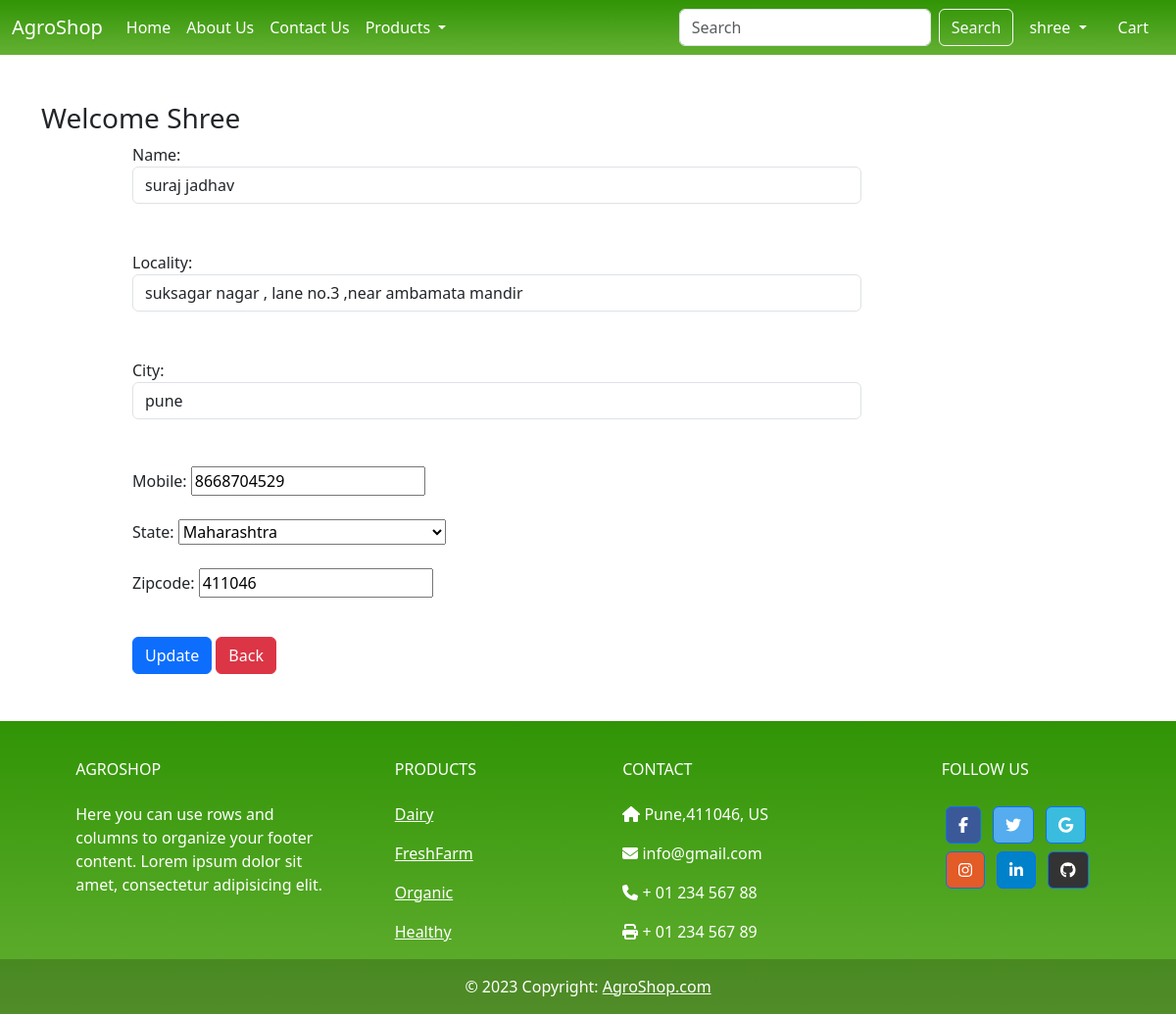
/updateAddress/10 (signed in), run on the app's committed database.
### app/models.py (models this page shows, shortened)
class Customer(models.Model):
    user = models.ForeignKey(User,on_delete=models.CASCADE)
    name = models.CharField(max_length=200)
    locality = models.CharField(max_length=200)
    city = models.CharField(max_length=50)
    mobile = models.IntegerField(default=0)
    zipcode = models.IntegerField()
    state  = models.CharField(choices=STATE_CHOICES, max_length=100)

### app/views.py (the view, shortened to what this page needs)
# urls.py: path('updateAddress/<int:pk>',views.updateAddress.as_view(),name='updateAddress'),
@method_decorator(login_required,name='dispatch')
class updateAddress(views.View):
    def get(self,request,pk):
        add = Customer.objects.get(pk=pk)
        form = CustomerProfileForm(instance=add)
        return render (request,'app/updateAddress.html',locals())

### app/forms.py
class CustomerProfileForm(forms.ModelForm):
    class Meta:
        model = Customer
        fields=['name', 'locality', 'city', 'mobile', 'state', 'zipcode']
        widgets={
            'name':forms.TextInput(attrs={'class':'form-control'}),
            'locality':forms.TextInput(attrs={'class':'form-control'}),
            'city':forms.TextInput(attrs={'class': 'form-control'}),
            'mobile':forms.NumberInput(attrs={'class':'forms-control'}),
            'zipcode':forms.NumberInput(attrs={'class':'forms-control'}),
        }

### app/templates/app/updateAddress.html (shortened to what this page needs)
{% extends 'app/base.html' %}
{% load static %}
{% block main-content %}
<div class="container my-5">
    <div class="row">
        <h3>Welcome <span class="text-capitalize">{{request.user}}</span></h3>
    </div>
    <div class="col-sm-8 offset-sm-1">
        <form action="" method="post">
            {% for fm in form %}
            {{fm.label_tag}} {{fm}} <small class="text-danger">{{fm.errors|striptags}}</small>
            <br>
            <br>
            {% endfor %}
            <div class="col-12 mt-3">
                <button type="submit" class="btn btn-primary">Update</button>
                <a href="{% url 'address' %}" type="button" class="btn btn-danger">Back</a>
            </div>
        </form>
    </div>
</div>
{% endblock main-content %}

### app/templates/app/base.html (shortened to what this page needs)
<!DOCTYPE html>
{% load static %}
<html lang="en">
<head>
    <link href="https://cdn.jsdelivr.net/npm/bootstrap@5.3.0-alpha1/dist/css/bootstrap.min.css" rel="stylesheet">
    <link rel="stylesheet" href="{% static 'app/css/owl.carousel.min.css' %}">
    <link rel="stylesheet" href="{% static 'app/css/all.min.css' %}">
    <link rel="stylesheet" href="{% static 'app/css/style.css' %}">
</head>
<body>
    <nav class="navbar navbar-expand-lg navbar-dark bkgn">
        <div class="container-fluid">
          <a class="navbar-brand" href="#">AgroShop</a>
          <div class="collapse navbar-collapse" id="navbarSupportedContent">
            <ul class="navbar-nav me-auto mb-2 mb-lg-0">
              {% if request.user.is_authenticated %}
              <li class="nav-item">
                <a class="nav-link active" aria-current="page" href="/">Home</a>
              </li>
              <li class="nav-item">
                <a class="nav-link text-white" href="{% url 'about' %}">About Us</a>
              </li>
              <li class="nav-item">
                <a class="nav-link text-white" href="{% url 'contact' %}">Contact Us</a>
              </li>
              <li class="nav-item dropdown">
                <a class="nav-link text-white dropdown-toggle" href="#" id="navbarDropdown" role="button" data-bs-toggle="dropdown" aria-expanded="false">
                 Products
                </a>
              </li>
            </ul>
            <form class="d-flex" action="/search">
              <input class="form-control me-2" type="search" placeholder="Search" name="search" aria-label="Search">
              <button class="btn btn-outline-light" type="submit">Search</button>
            </form>
          <ul class="navbar-nav mb-2 mb-lg-0">
            <li class="nav-item dropdown mx-2">
                <a class="nav-link dropdown-toggle text-white" href="#" id="profileDropdown" role="button" data-bs-toggle="dropdown" aria-expanded="false">
                  {{request.user}}
                </a>
            </li>
            <li class="nav-item  mx-2">
              <a class="nav-link text-white" href="{% url 'showcart' %}">Cart</a>
            </li>
          </div>
            {% endif %}
        </div>
      </nav>
{% block main-content %}{% endblock main-content %}
<div >
  <footer
          class="text-center text-lg-start bkgn text-white"
          style="background-color: #929fba"
          >
    <div class="container p-4 pb-0">
      <section class="">
        <div class="row">
          <div class="col-md-3 col-lg-3 col-xl-3 mx-auto mt-3">
            <h6 class="text-uppercase mb-4 font-weight-bold">
              AgroShop
            </h6>
            <p>
              Here you can use rows and columns to organize your footer
              content. Lorem ipsum dolor sit amet, consectetur adipisicing
              elit.
            </p>
          </div>
          <div class="col-md-2 col-lg-2 col-xl-2 mx-auto mt-3">
            <h6 class="text-uppercase mb-4 font-weight-bold">Products</h6>
            <p>
              <a class="text-white">Dairy</a>
            </p>
            <p>
              <a class="text-white">FreshFarm</a>
            </p>
            <p>
              <a class="text-white">Organic</a>
            </p>
            <p>
              <a class="text-white">Healthy</a>
            </p>
          </div>
          <div class="col-md-4 col-lg-3 col-xl-3 mx-auto mt-3">
            <h6 class="text-uppercase mb-4 font-weight-bold">Contact</h6>
            <p><i class="fas fa-home mr-3"></i> Pune,411046, US</p>
            <p><i class="fas fa-envelope mr-3"></i> info@gmail.com</p>
            <p><i class="fas fa-phone mr-3"></i> + 01 234 567 88</p>
            <p><i class="fas fa-print mr-3"></i> + 01 234 567 89</p>
          </div>
          <div class="col-md-3 col-lg-2 col-xl-2 mx-auto mt-3">
            <h6 class="text-uppercase mb-4 font-weight-bold">Follow us</h6>
            <a
               class="btn btn-primary btn-floating m-1"
               style="background-color: #3b5998"
               href="#!"
               role="button"
               ><i class="fab fa-facebook-f"></i
              ></a>
            <a
               class="btn btn-primary btn-floating m-1"
               style="background-color: #55acee"
               href="#!"
               role="button"
               ><i class="fab fa-twitter"></i
              ></a>
            <a
               class="btn btn-primary btn-floating m-1"
               style="background-color: #39bcdd"
               href="#!"
               role="button"
               ><i class="fab fa-google"></i
              ></a>
            <a
               class="btn btn-primary btn-floating m-1"
               style="background-color: #e35b26"
               href="#!"
               role="button"
               ><i class="fab fa-instagram"></i
              ></a>
            <a
               class="btn btn-primary btn-floating m-1"
               style="background-color: #0082ca"
               href="#!"
               role="button"
               ><i class="fab fa-linkedin-in"></i
              ></a>
            <a
               class="btn btn-primary btn-floating m-1"
               style="background-color: #333333"
               href="#!"
               role="button"
               ><i class="fab fa-github"></i
              ></a>
          </div>
        </div>
      </section>
    </div>
    <div
         class="text-center p-3"
         style="background-color: rgba(0, 0, 0, 0.2)"
         >
      © 2023 Copyright:
      <a class="text-white" href="https://mdbootstrap.com/"
         >AgroShop.com</a
        >
    </div>
  </footer>
</div>
</body>
</html>

### app/static/app/css/style.css (style rules this page uses)
.bkgn { background-color:#fff;background-image:linear-gradient(#309405,#65b033); }

### data on the page
Customer: form "suraj jadhav" "suksagar nagar , lane no.3 ,near ambamata mandir" "pune" "8668704529" "Maharashtra" "411046"

### other printed values
{{ request.user }} "shree"
{{ request.user }} "Shree"
{{ fm.label_tag }} "Name:" "Locality:" "City:" "Mobile:" "State:" "Zipcode:"
